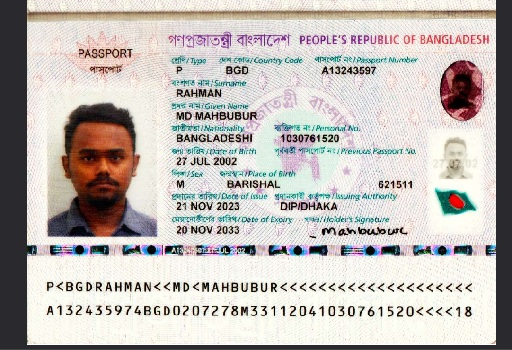
#> input picture samples/4_b.jpg, 512 x 350 px
$ python detect_mrz.py samples/4_b.jpg   (older library calls are emulated)
#> lines starting #> are read from the running program, lines starting #| are printed output that depends on the picture; after the words box and inside, x2 and y2 are one past the last pixel; in counts of white or black regions, pixels touching at a corner belong together
### env_utils.py
import os


def load_env_file(path: str = ".env") -> None:
    """Load simple KEY=VALUE pairs from .env into os.environ (without override)."""
    if not os.path.isfile(path):
        return

    with open(path, "r", encoding="utf-8") as f:
        for raw_line in f:
            line = raw_line.strip()
            if not line or line.startswith("#") or "=" not in line:
                continue

            key, value = line.split("=", 1)
            key = key.strip()
            value = value.strip().strip('"').strip("'")

            if key and key not in os.environ:
                os.environ[key] = value


# [24 lines left out: functions parse_bool_env, parse_int_env, parse_csv_env, not called in this run]

### detect_mrz.py
"""
Passport MRZ OCR Preprocessing Pipeline — Stage 2
Aligned passport image → Detect MRZ region → Crop MRZ strip

Input:  output/aligned_passport.png  (produced by preprocess_passport.py)
Output: output/mrz_region.png        (cropped MRZ strip, ready for OCR)
        output/mrz_detected.png      (annotated full passport with bounding box)
        output/mrz_blackhat.png      (debug: blackhat morphology)
        output/mrz_gradient.png      (debug: horizontal gradient)
        output/mrz_threshold.png     (debug: Otsu threshold)
        output/mrz_closed.png        (debug: morphological closing)
"""

import os
import sys
import cv2
import numpy as np
from env_utils import load_env_file


load_env_file()


# ---------------------------------------------------------------------------
# Configuration
# ---------------------------------------------------------------------------

OUTPUT_DIR  = os.getenv("OUTPUT_DIR", "output")
INPUT_IMAGE = os.path.join(OUTPUT_DIR, "aligned_passport.png")

# Blackhat kernel — wide enough to span an MRZ character, short enough to
# stay within a single text line.  Typical OCR-B character is ~30-40px wide
# at 300 DPI; 13 px wide captures the dense horizontal structure well.
BLACKHAT_KERNEL_W = 13
BLACKHAT_KERNEL_H = 5

# Closing kernel — joins individual characters into a solid horizontal band
CLOSE_KERNEL_W = 21
CLOSE_KERNEL_H = 21

# Extra dilation iterations after closing to fatten the band vertically
DILATE_ITERATIONS = 3

# ROI: restrict MRZ detection to the bottom portion of the passport.
# The MRZ always sits in the lower ~35% of the biographical data page;
# skipping the top avoids spurious wide contours from the photo / text fields.
ROI_TOP_FRACTION = 0.65   # top of ROI as fraction of full image height

# MRZ candidate filter constraints
MIN_ASPECT_RATIO       = 5.0    # width / height — MRZ lines are very elongated
MIN_WIDTH_FRACTION     = 0.50   # bounding box width > 50% of passport width
MAX_HEIGHT_FRACTION    = 0.15   # bounding box height < 15% of passport height
LOWER_HALF_FRACTION    = 0.45   # top of bounding box must be below this y fraction

# Number of MRZ lines to collect (standard passport MRZ = 2 lines)
MRZ_LINE_COUNT = 2

# Padding added around the final MRZ crop (pixels)
CROP_PAD_X = 10
CROP_PAD_Y = 15   # generous vertical padding to capture full character height


# ---------------------------------------------------------------------------
# Utilities
# ---------------------------------------------------------------------------

def save(img: np.ndarray, filename: str) -> None:
    """Save an image to OUTPUT_DIR and print a confirmation."""
    path = os.path.join(OUTPUT_DIR, filename)
    cv2.imwrite(path, img)
    print(f"[Save]  {path}")


# ---------------------------------------------------------------------------
# Step 1 — Load image and convert to grayscale
# ---------------------------------------------------------------------------

def load_image(path: str) -> tuple[np.ndarray, np.ndarray]:
    """
    Load the aligned passport image (BGR) and return both the colour and
    grayscale versions.
    """
    if not os.path.isfile(path):
        print(f"[ERROR] Input image not found: {path}")
        print("        Run preprocess_passport.py first to produce aligned_passport.png")
        sys.exit(1)

    img_bgr = cv2.imread(path)
    img_gray = cv2.cvtColor(img_bgr, cv2.COLOR_BGR2GRAY)

    h, w = img_bgr.shape[:2]
    print(f"[Step 1] Loaded '{path}' -> {w}x{h} px (W x H)")
    return img_bgr, img_gray


# ---------------------------------------------------------------------------
# Step 2 — Blackhat morphology
# ---------------------------------------------------------------------------

def apply_blackhat(gray: np.ndarray) -> np.ndarray:
    """
    Blackhat = closing(image) − image.

    It highlights dark objects (ink) against a bright background (paper).
    The wide, flat kernel responds strongly to horizontal bands of dense
    dark marks — exactly what the MRZ looks like.
    """
    kernel = cv2.getStructuringElement(
        cv2.MORPH_RECT, (BLACKHAT_KERNEL_W, BLACKHAT_KERNEL_H)
    )
    blackhat = cv2.morphologyEx(gray, cv2.MORPH_BLACKHAT, kernel)
    print(f"[Step 2] Blackhat kernel: {BLACKHAT_KERNEL_W}x{BLACKHAT_KERNEL_H}")
    return blackhat


# ---------------------------------------------------------------------------
# Step 3 — Horizontal gradient (Sobel X)
# ---------------------------------------------------------------------------

def compute_gradient(blackhat: np.ndarray) -> np.ndarray:
    """
    A horizontal Sobel gradient amplifies sharp transitions in the X direction.
    Because MRZ text consists of many vertical strokes packed tightly, it
    produces a very high horizontal gradient energy compared to the rest of the
    passport page.

    Output is normalised to uint8 [0, 255].
    """
    # Sobel in X direction; ddepth=cv2.CV_32F keeps sign information
    grad = cv2.Sobel(blackhat, ddepth=cv2.CV_32F, dx=1, dy=0, ksize=3)
    grad = np.absolute(grad)

    # Normalise to 0-255 for thresholding and display
    grad_norm = np.zeros_like(grad, dtype=np.uint8)
    cv2.normalize(grad, grad_norm, alpha=0, beta=255, norm_type=cv2.NORM_MINMAX,
                  dtype=cv2.CV_8U)

    print("[Step 3] Horizontal gradient computed and normalised")
    return grad_norm


# ---------------------------------------------------------------------------
# Step 4 — Gaussian blur + Otsu threshold
# ---------------------------------------------------------------------------

def threshold_image(gradient: np.ndarray) -> np.ndarray:
    """
    Blur first to merge adjacent gradient peaks within a single character,
    then use Otsu's method to automatically separate text from background.
    """
    # Blur with a wide kernel to smear nearby gradient peaks into solid blobs
    blurred = cv2.GaussianBlur(gradient, (21, 21), sigmaX=0)

    # Otsu automatically computes the optimal threshold from the histogram
    _, thresh = cv2.threshold(blurred, 0, 255,
                              cv2.THRESH_BINARY | cv2.THRESH_OTSU)

    print("[Step 4] Threshold (Otsu) applied")
    return thresh


# ---------------------------------------------------------------------------
# Step 5 — Morphological closing + dilation
# ---------------------------------------------------------------------------

def close_and_dilate(thresh: np.ndarray) -> np.ndarray:
    """
    Closing = dilation then erosion.  With a wide rectangular kernel this
    bridges the gaps between individual MRZ characters, turning two rows of
    text into two solid horizontal bars.  Additional dilation then merges
    those two bars into one thick band, making it easy to detect as one
    large contour.
    """
    close_kernel = cv2.getStructuringElement(
        cv2.MORPH_RECT, (CLOSE_KERNEL_W, CLOSE_KERNEL_H)
    )
    closed = cv2.morphologyEx(thresh, cv2.MORPH_CLOSE, close_kernel)

    # Extra dilation iterations to vertically fatten the band
    dilate_kernel = cv2.getStructuringElement(cv2.MORPH_RECT, (1, 5))
    dilated = cv2.dilate(closed, dilate_kernel, iterations=DILATE_ITERATIONS)

    print(f"[Step 5] Morphological closing ({CLOSE_KERNEL_W}x{CLOSE_KERNEL_H}) "
          f"+ {DILATE_ITERATIONS} dilation iteration(s)")
    return dilated


# ---------------------------------------------------------------------------
# Step 6 — Contour detection and MRZ candidate filtering
# ---------------------------------------------------------------------------

def find_mrz_contours(
    closed: np.ndarray,
    img_h: int,
    img_w: int,
    roi_y_offset: int = 0,
) -> tuple[list[tuple[int, int, int, int]], list[dict]]:
    """
    Find all contours in the processed binary image and collect up to
    MRZ_LINE_COUNT candidates that satisfy:
      - width  > MIN_WIDTH_FRACTION  of passport width  (MRZ spans full width)
      - aspect ratio (w/h) > MIN_ASPECT_RATIO           (very elongated)
      - height < MAX_HEIGHT_FRACTION of passport height (thin strip)
      - top edge is in the lower half (LOWER_HALF_FRACTION)

    Candidates are sorted by Y coordinate and the MRZ_LINE_COUNT lowest
    contours are returned — these correspond to the two MRZ text lines,
    which always sit at the very bottom of the biographical data page.

    Returns (list of up to MRZ_LINE_COUNT bounding rects, debug records).
    """
    contours, _ = cv2.findContours(
        closed, cv2.RETR_EXTERNAL, cv2.CHAIN_APPROX_SIMPLE
    )
    contours = sorted(contours, key=cv2.contourArea, reverse=True)
    print(f"[Step 6] {len(contours)} contours found after morphology")

    candidates = []
    debug_records = []

    for idx, cnt in enumerate(contours):
        x, y, w, h = cv2.boundingRect(cnt)
        area   = cv2.contourArea(cnt)
        aspect = w / float(h) if h > 0 else 0.0

        # Translate ROI-relative Y back to full-image coordinates so that
        # all fraction checks are consistent with the original image size.
        y_orig = y + roi_y_offset

        rec = {
            "idx": idx, "x": x, "y": y_orig, "w": w, "h": h,
            "area": area, "aspect": aspect,
        }

        w_frac = w / img_w
        h_frac = h / img_h
        y_frac = y_orig / img_h   # top edge as fraction of full image height

        # Log every significant contour
        if area > 100:
            print(f"[Step 6]   #{idx:>3}  area={int(area):>8,}  "
                  f"bbox=({x},{y_orig},{w},{h})  aspect={aspect:.2f}  "
                  f"w%={w_frac*100:.1f}  y%={y_frac*100:.1f}")

        passes = (
            w_frac >= MIN_WIDTH_FRACTION  and   # wide enough to be MRZ
            h_frac <= MAX_HEIGHT_FRACTION and   # not too tall
            aspect >= MIN_ASPECT_RATIO    and   # horizontally elongated
            y_frac >= LOWER_HALF_FRACTION        # in the lower half
        )

        rec["passes"] = passes
        debug_records.append(rec)

        if passes:
            candidates.append((x, y_orig, w, h))  # Y in original image coords

    if not candidates:
        print("[Step 6] [FAIL] No MRZ candidates passed all filters.")
        return [], debug_records

    # Sort all candidates top-to-bottom by their Y coordinate.
    candidates.sort(key=lambda r: r[1])
    print(f"[Step 6] {len(candidates)} candidate(s) passed filters.")

    if len(candidates) == 1:
        # Only one line found — return it as-is
        selected = candidates
    else:
        # Find the pair of candidates that are closest to each other
        # vertically (minimum gap between bottom of upper box and top of
        # lower box).  The two MRZ text lines are always adjacent so they
        # will have the smallest gap of any qualifying pair, making this
        # robust against other wide contours that may pass the width/aspect
        # filters but sit far away from the MRZ strip.
        min_gap = float("inf")
        best_i, best_j = 0, 1

        for i in range(len(candidates)):
            for j in range(i + 1, len(candidates)):
                # Bottom of the upper box
                y_bottom_i = candidates[i][1] + candidates[i][3]
                # Top of the lower box
                y_top_j    = candidates[j][1]
                gap = abs(y_top_j - y_bottom_i)

                print(f"[Step 6]   pair ({i},{j})  gap={gap}px")

                if gap < min_gap:
                    min_gap  = gap
                    best_i, best_j = i, j

        selected = [candidates[best_i], candidates[best_j]]
        selected.sort(key=lambda r: r[1])   # ensure top-to-bottom order
        print(f"[Step 6] Closest pair: indices ({best_i},{best_j})  "
              f"vertical gap={min_gap}px")

    for i, bbox in enumerate(selected):
        print(f"[Step 6] [OK] MRZ line {i+1}/{len(selected)}: bbox={bbox}")

    return selected, debug_records


def merge_bboxes(
    bboxes: list[tuple[int, int, int, int]]
) -> tuple[int, int, int, int]:
    """
    Compute the tightest axis-aligned rectangle that contains all supplied
    bounding boxes.
    """
    x1 = min(b[0]          for b in bboxes)
    y1 = min(b[1]          for b in bboxes)
    x2 = max(b[0] + b[2]   for b in bboxes)   # x + w
    y2 = max(b[1] + b[3]   for b in bboxes)   # y + h
    merged = (x1, y1, x2 - x1, y2 - y1)
    print(f"[Step 6] Merged bbox of {len(bboxes)} line(s): {merged}")
    return merged


# ---------------------------------------------------------------------------
# Step 7 — Crop MRZ region
# ---------------------------------------------------------------------------

def crop_mrz(img_bgr: np.ndarray, bbox: tuple[int, int, int, int]) -> np.ndarray:
    """
    Crop the MRZ strip from the full passport image, adding a small padding
    so that characters at the edges are not clipped.
    """
    x, y, w, h = bbox
    img_h, img_w = img_bgr.shape[:2]

    # Clamp padded coordinates to image bounds
    x1 = max(0, x - CROP_PAD_X)
    y1 = max(0, y - CROP_PAD_Y)
    x2 = min(img_w, x + w + CROP_PAD_X)
    y2 = min(img_h, y + h + CROP_PAD_Y)

    crop = img_bgr[y1:y2, x1:x2]
    print(f"[Step 7] MRZ crop: ({x1},{y1}) -> ({x2},{y2})  "
          f"size={x2-x1}x{y2-y1} px")
    return crop


# ---------------------------------------------------------------------------
# Step 8 — Draw bounding box on full image for debugging
# ---------------------------------------------------------------------------

def draw_debug_boxes(
    img_bgr: np.ndarray,
    line_bboxes: list[tuple[int, int, int, int]],
    merged_bbox: tuple[int, int, int, int],
) -> np.ndarray:
    """
    Draw individual MRZ line bounding boxes (yellow) and the merged bounding
    box (green) with a label on a copy of the passport image.
    """
    debug = img_bgr.copy()
    font       = cv2.FONT_HERSHEY_SIMPLEX
    font_scale = 1.0
    thickness  = 2

    # Individual line boxes in yellow
    for i, (x, y, w, h) in enumerate(line_bboxes):
        cv2.rectangle(debug, (x, y), (x + w, y + h),
                      color=(0, 215, 255), thickness=2)
        cv2.putText(debug, f"Line {i+1}", (x + 4, y - 8),
                    font, 0.7, (0, 215, 255), 2, cv2.LINE_AA)

    # Merged (combined) box in green
    mx, my, mw, mh = merged_bbox
    cv2.rectangle(debug, (mx, my), (mx + mw, my + mh),
                  color=(0, 255, 0), thickness=3)

    # Label above the merged box
    label = "MRZ Region"
    (tw, th), baseline = cv2.getTextSize(label, font, font_scale, thickness)
    label_x = mx
    label_y = max(my - 10, th + baseline)

    cv2.rectangle(debug,
                  (label_x, label_y - th - baseline),
                  (label_x + tw, label_y + baseline),
                  (0, 255, 0), cv2.FILLED)
    cv2.putText(debug, label, (label_x, label_y),
                font, font_scale, (0, 0, 0), thickness, cv2.LINE_AA)

    return debug


# Main pipeline
# ---------------------------------------------------------------------------

def main() -> None:
    # Allow overriding input image via CLI argument
    input_path = sys.argv[1] if len(sys.argv) > 1 else INPUT_IMAGE

    os.makedirs(OUTPUT_DIR, exist_ok=True)

    # ------------------------------------------------------------------
    # Step 1 — Load
    # ------------------------------------------------------------------
    img_bgr, img_gray = load_image(input_path)
#> in load_image, img_bgr is the input picture: shape (350, 512, 3); mean B, G, R 183.9, 187.8, 193
#| [Step 1] Loaded 'samples/4_b.jpg' -> 512x350 px (W x H)
    img_h, img_w = img_bgr.shape[:2]

    # Restrict processing to the bottom portion where MRZ always appears.
    # Working on the full page exposes the pipeline to portrait text and
    # biographical fields that create spurious wide contours.
    roi_top = int(img_h * ROI_TOP_FRACTION)
    roi = img_gray[roi_top:, :]
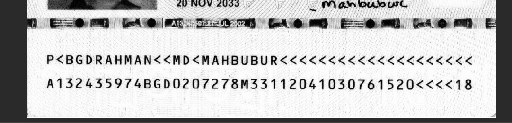
#> roi: shape (123, 512); min 0, max 255, mean 196.8
    print(f"[Step 1] ROI: bottom {100*(1-ROI_TOP_FRACTION):.0f}% of image  "
            f"(rows {roi_top}-{img_h},  {img_w}x{img_h - roi_top} px)")
#| [Step 1] ROI: bottom 35% of image  (rows 227-350,  512x123 px)
    # Step 2 — Blackhat morphology (on ROI)
    # ------------------------------------------------------------------
    blackhat = apply_blackhat(roi)
    save(blackhat, "mrz_blackhat.png")

    # ------------------------------------------------------------------
    # Step 3 — Horizontal gradient
    # ------------------------------------------------------------------
    gradient = compute_gradient(blackhat)
#> in compute_gradient, `grad = cv2.Sobel(blackhat, ddepth=cv2.CV_32F, dx=1, dy=0, ksize=3)`:
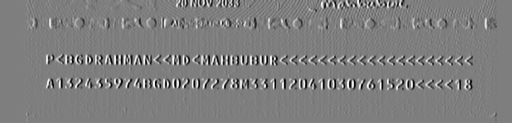
#> grad: shape (123, 512) float32; min -970, max 982, mean 0; drawn with min black and max white
    save(gradient, "mrz_gradient.png")

    # ------------------------------------------------------------------
    # Step 4 — Threshold
    # ------------------------------------------------------------------
    thresh = threshold_image(gradient)
#> in threshold_image, `_, thresh = cv2.threshold(blurred, 0, 255, cv2.THRESH_BINARY | cv2.THR..`:
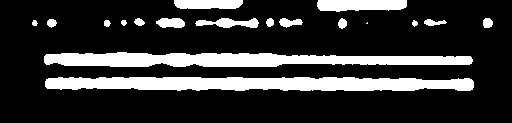
#> thresh: shape (123, 512); 20.1% white; 18 white regions (1 under 20 px), largest, box (x1, y1, x2, y2) and area: (45, 77, 474, 91) 5123, (44, 52, 473, 67) 4673, (317, 0, 407, 12) 920
    save(thresh, "mrz_threshold.png")

    # ------------------------------------------------------------------
    # Step 5 — Morphological closing + dilation
    # ------------------------------------------------------------------
    closed = close_and_dilate(thresh)
#> in close_and_dilate, `dilated = cv2.dilate(closed, dilate_kernel, iterations=DILATE_ITERATIO..`:
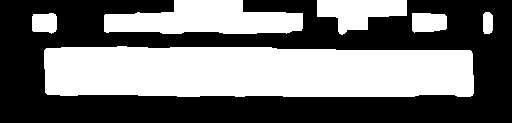
#> dilated: shape (123, 512); 45.4% white; 6 white regions
    save(closed, "mrz_closed.png")

    # ------------------------------------------------------------------
    # Step 6 — Contour detection and filtering
    # ------------------------------------------------------------------
    mrz_lines, _ = find_mrz_contours(closed, img_h, img_w, roi_y_offset=roi_top)
#> in find_mrz_contours, `contours, _ = cv2.findContours( closed, cv2.RETR_EXTERNAL, cv2.CHAIN_A..`: contours = 6 contours; box (x1, y1, x2, y2) and area: (44, 46, 474, 97) 20037, (104, 0, 303, 34) 4619, (317, 0, 407, 35) 1818, (412, 13, 447, 33) 576, (32, 13, 57, 34) 414, (483, 12, 493, 34) 177
#| [Step 6] 6 contours found after morphology
#> the loop in find_mrz_contours, `for idx, cnt in enumerate(contours):` made 6 passes
#> (x, y, w, h, area, aspect, y_orig, w_frac) on passes 1 to 6: (44, 46, 430, 51, 20037, 8.43, 273, 0.84), (104, 0, 199, 34, 4619, 5.85, 227, 0.389), (317, 0, 90, 35, 1818, 2.57, 227, 0.176), (412, 13, 35, 20, 575.5, 1.75, 240, 0.0684), (32, 13, 25, 21, 414, 1.19, 240, 0.0488), (483, 12, 10, 22, 177, 0.455, 239, 0.0195)
#> (printed output is left out)
#> after the loop in find_mrz_contours, `for idx, cnt in enumerate(contours):`: candidates = [(44, 273, 430, 51)]; debug_records = 6 items
#| [Step 6] 1 candidate(s) passed filters.
#> in find_mrz_contours, `selected = candidates`: selected = [(44, 273, 430, 51)]
#> the loop in find_mrz_contours, `for i, bbox in enumerate(selected):` made 1 pass
#> (printed output is left out)
#> mrz_lines = [(44, 273, 430, 51)]

    if not mrz_lines:
        print("\n[Pipeline] Aborting: MRZ region not detected.")
        print("           Inspect the debug images in output/ for clues:")
        print("            mrz_blackhat.png  — should brighten the MRZ text area")
        print("            mrz_gradient.png  — should show a bright band at the bottom")
        print("            mrz_threshold.png — should show a thick bar at the bottom")
        print("            mrz_closed.png    — should show one solid rectangle near bottom")
        print("           Try reducing MIN_WIDTH_FRACTION, MIN_ASPECT_RATIO, or LOWER_HALF_FRACTION.")
        sys.exit(1)

    # Merge the individual line bboxes into one combined rectangle
    mrz_bbox = merge_bboxes(mrz_lines)
#> in merge_bboxes, `x1 = min(b[0]          for b in bboxes)`: x1 = 44
#> in merge_bboxes, `y1 = min(b[1]          for b in bboxes)`: y1 = 273
#> in merge_bboxes, `x2 = max(b[0] + b[2]   for b in bboxes)`: x2 = 474
#> in merge_bboxes, `y2 = max(b[1] + b[3]   for b in bboxes)`: y2 = 324
#> in merge_bboxes, `merged = (x1, y1, x2 - x1, y2 - y1)`: merged = (44, 273, 430, 51)
#| [Step 6] Merged bbox of 1 line(s): (44, 273, 430, 51)
#> mrz_bbox = (44, 273, 430, 51)

    # ------------------------------------------------------------------
    # Step 7 — Crop MRZ
    # ------------------------------------------------------------------
    mrz_crop = crop_mrz(img_bgr, mrz_bbox)
#> in crop_mrz, `x, y, w, h = bbox`: x = 44; y = 273; w = 430; h = 51
#> in crop_mrz, `x1 = max(0, x - CROP_PAD_X)`: x1 = 34
#> in crop_mrz, `y1 = max(0, y - CROP_PAD_Y)`: y1 = 258
#> in crop_mrz, `x2 = min(img_w, x + w + CROP_PAD_X)`: x2 = 484
#> in crop_mrz, `y2 = min(img_h, y + h + CROP_PAD_Y)`: y2 = 339
#> in crop_mrz, `crop = img_bgr[y1:y2, x1:x2]`:
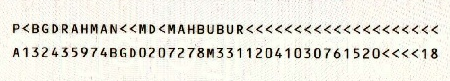
#> crop: shape (81, 450, 3); mean B, G, R 223.2, 231.7, 233.3
#| [Step 7] MRZ crop: (34,258) -> (484,339)  size=450x81 px
    save(mrz_crop, "mrz_region.png")

    # ------------------------------------------------------------------
    # Step 8 — Debug visualisation
    # ------------------------------------------------------------------
    debug_img = draw_debug_boxes(img_bgr, mrz_lines, mrz_bbox)
#> the loop in draw_debug_boxes, `for i, (x, y, w, h) in enumerate(line_bboxes):` made 1 pass
#> after the loop in draw_debug_boxes, `for i, (x, y, w, h) in enumerate(line_bboxes):`:
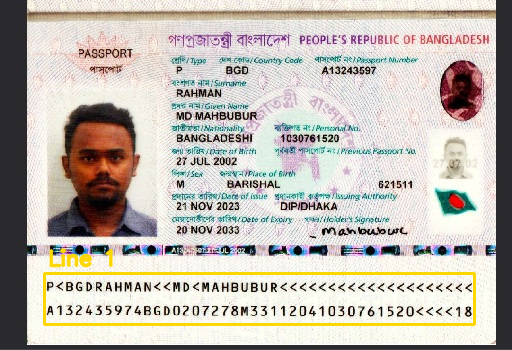
#> debug: shape (350, 512, 3); 1.98% of pixels changed, all inside (x1, y1, x2, y2) = (43, 248, 476, 326)
#> in draw_debug_boxes, `mx, my, mw, mh = merged_bbox`: mx = 44; my = 273; mw = 430; mh = 51
#> in draw_debug_boxes, `(tw, th), baseline = cv2.getTextSize(label, font, font_scale, thickness)`: tw = 187; th = 22; baseline = 10
#> in draw_debug_boxes, `label_x = mx`: label_x = 44
#> in draw_debug_boxes, `label_y = max(my - 10, th + baseline)`: label_y = 263
#> in draw_debug_boxes, `cv2.putText(debug, label, (label_x, label_y), font, font_scale, (0, 0,..`:
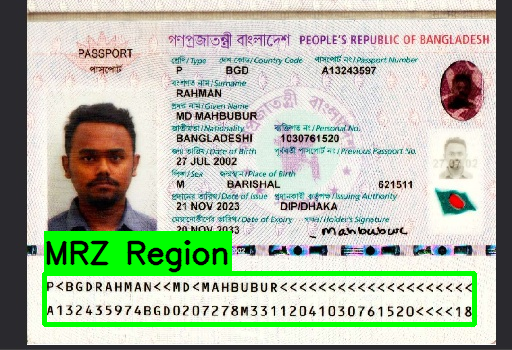
#> debug: shape (350, 512, 3); mean B, G, R 169.3, 188.3, 178.2
    save(debug_img, "mrz_detected.png")

    print(f"\n[Pipeline] Done. MRZ region saved to: "
          f"{os.path.abspath(os.path.join(OUTPUT_DIR, 'mrz_region.png'))}")


if __name__ == "__main__":
    main()
